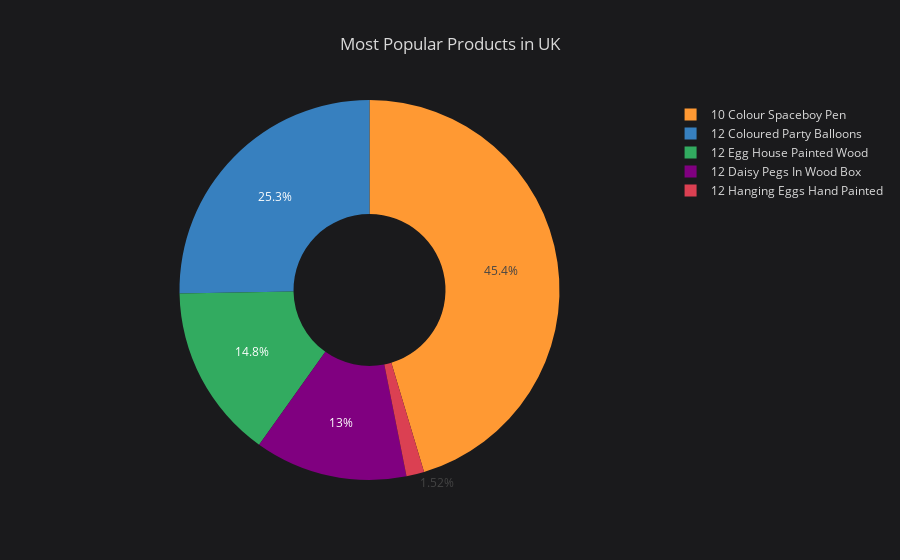
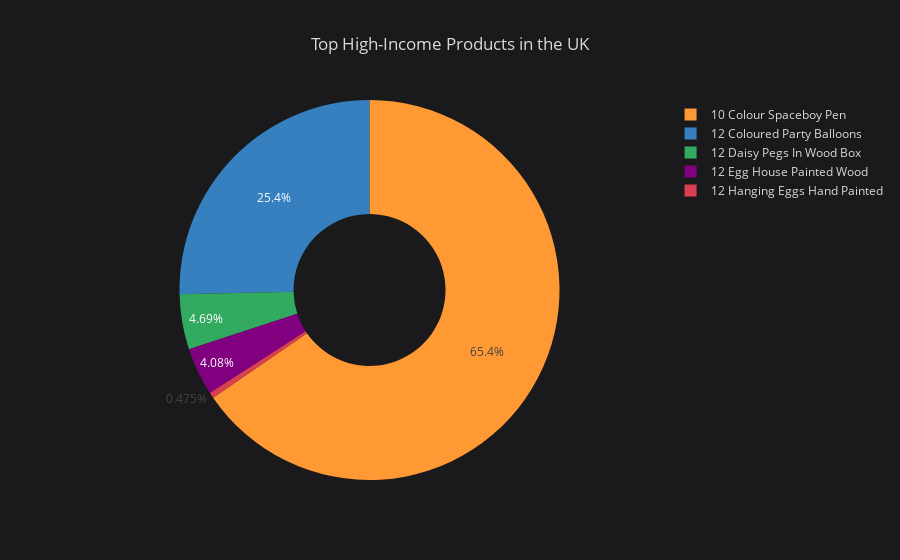

Write notebook code for charts like these, in order.
### Markdown cell above
#### The most popular products in UK

### Code cell
popular_UK = df_no_return[df_no_return['Country'] == 'United Kingdom']
popular_UK.groupby(by='ProductName', as_index = False)['Total'].count().head().sort_values('Total', ascending = False).iplot(kind = 'pie', labels = 'ProductName', values = 'Total', hole = .4, title = 'Most Popular Products in UK')
popular_UK.groupby(by='ProductName', as_index = False)['Total'].sum().head().sort_values('Total', ascending = False).iplot(kind = 'pie', labels = 'ProductName', values = 'Total', hole = .4, title = 'Top High-Income Products in the UK')

### Figure 1 — Plotly figure (JSON) as saved in the notebook; plotly's stock layout.template omitted (floating-point values rounded to 4 significant figures)
{"data": [{"hole": 0.4, "labels": ["10 Colour Spaceboy Pen", "12 Coloured Party Balloons", "12 Egg House Painted Wood", "12 Daisy Pegs In Wood Box", "12 Hanging Eggs Hand Painted"], "marker": {"colors": ["rgba(255, 153, 51, 1.0)", "rgba(55, 128, 191, 1.0)", "rgba(50, 171, 96, 1.0)", "rgba(128, 0, 128, 1.0)", "rgba(219, 64, 82, 1.0)"]}, "name": "", "type": "pie", "values": [269, 150, 88, 77, 9]}], "layout": {"legend": {"bgcolor": "#1A1A1C", "font": {"color": "#D9D9D9"}}, "paper_bgcolor": "#1A1A1C", "plot_bgcolor": "#1A1A1C", "title": "Most Popular Products in UK", "titlefont": {"color": "#D9D9D9"}}}

### Figure 2 — Plotly figure (JSON) as saved in the notebook; plotly's stock layout.template omitted (floating-point values rounded to 4 significant figures)
{"data": [{"hole": 0.4, "labels": ["10 Colour Spaceboy Pen", "12 Coloured Party Balloons", "12 Daisy Pegs In Wood Box", "12 Egg House Painted Wood", "12 Hanging Eggs Hand Painted"], "marker": {"colors": ["rgba(255, 153, 51, 1.0)", "rgba(55, 128, 191, 1.0)", "rgba(50, 171, 96, 1.0)", "rgba(128, 0, 128, 1.0)", "rgba(219, 64, 82, 1.0)"]}, "name": "", "type": "pie", "values": [49620.0, 19240.0, 3560.0, 3096.0, 360.3]}], "layout": {"legend": {"bgcolor": "#1A1A1C", "font": {"color": "#D9D9D9"}}, "paper_bgcolor": "#1A1A1C", "plot_bgcolor": "#1A1A1C", "title": "Top High-Income Products in the UK", "titlefont": {"color": "#D9D9D9"}}}
